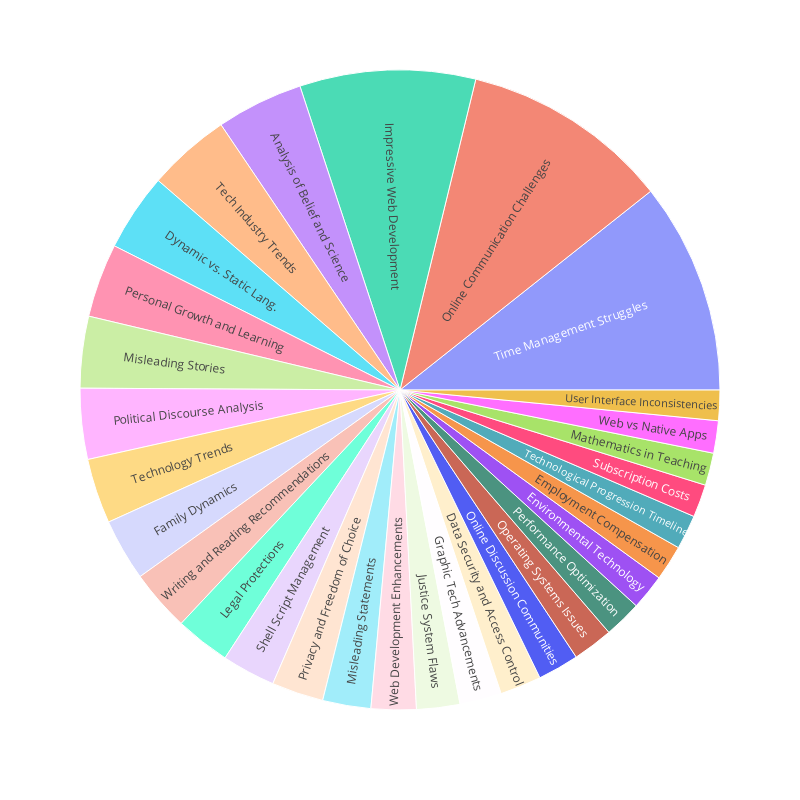

The code cell stored with this chart in its notebook:
### Markdown cell above
### Topics can allow you to explore the dataset without a query

### Code cell
res = get_docs(dict(query="")).json()
docs, topics, topic_groups = res["docs"], res["topics"], res["topic_groups"]
topic_df = pd.DataFrame(topics).dropna()
topic_df.head()
fig = px.sunburst(topic_df.iloc[:30], path=["short_title"], values="prevalence", hover_data=["one_sentence_summary", "topic_id"], )
fig.update_layout(width=800, height=800)
fig

### Figure 1 — Plotly figure (JSON) as saved in the notebook; plotly's stock layout.template omitted (floating-point values rounded to 4 significant figures)
{"data": [{"branchvalues": "total", "customdata": [["This theme explores the analysis of beliefs, scientific claims, and biases displayed in various situations.", 335], ["The theme discusses various aspects of data security, access control, user authentication, and credential management.", 273], ["Discussion comparing dynamically-typed scripting languages with statically-typed languages like Java and Rust, focusing on scalability, tools, and flexibility.", 123], ["This theme explores various aspects of employment compensation, including payouts, wages, taxes, job security, and the immigration process.", 509], ["The theme revolves around innovative approaches in environmental technology, including reactors, waste management, and energy production.", 23], ["The theme explores various aspects of family relationships, parenting, and social interactions within families and society.", 478], ["This theme explores various technological advancements in the field of graphics, including blitter capabilities, object scanning, computer vision, and image manipulation, as well as innovations in camera technology for improved visual experiences.", 22], ["The examples demonstrate admiration and excitement for various aspects of web development projects and technologies.", 238], ["The examples provided highlight flaws in the justice system, including issues with evidence, corruption, and accountability.", 290], ["The theme revolves around legal protection, enforcement, and violations in various contexts such as labor laws, cybersecurity regulations, and legislative processes.", 10], ["The importance of properly integrating mathematical theory into education, particularly in subjects like music, programming, and physics, is highlighted.", 480], ["This theme focuses on instances where statements could be considered misleading or misconstrued.", 82], ["The theme revolves around issues related to misleading news stories, political discussions, and reading offline content on various platforms.", 31], ["The examples highlight the complexities and challenges of online communication, including misunderstandings, financial issues, and user-hostile decisions.", 21], ["The theme revolves around interactions, submissions, and culture within online forums and communities.", 154], ["Issues related to operating systems, updates, and compatibility among different platforms are discussed.", 466], ["The theme focuses on identifying and addressing performance issues related to CPU, disk, memory, and other hardware components in order to optimize system efficiency and speed.", 372], ["The theme explores personal growth, learning new skills, self-awareness, habits, and seeking enjoyment in various aspects of life.", 289], ["This theme explores political discourse and perspectives on democracy, political leaders, and societies across different countries.", 139], ["The theme explores the concepts of privacy, freedom of choice, and challenging conventional ideas.", 348], ["The theme revolves around managing and executing shell scripts efficiently, emphasizing the importance of secure and standardized practices.", 92], ["The theme discusses the impact of pricing, revenue, and charges related to subscription services or purchases.", 394], ["The tech industry is experiencing a shift in talent, a focus on efficiency and profitability, growth through acquisitions, and potential changes to antitrust laws.", 393], ["The examples provided showcase the advancements in technology over the past decade, highlighting how easier access to resources has accelerated innovation and development.", 412], ["The theme revolves around various technological trends, updates, and challenges experienced in different years.", 192], ["The theme explores various struggles and frustrations related to time management, such as waiting for technology, work responsibilities expanding, health issues impacting daily routines, and the challenges of balancing work, personal life, and health.", 328], ["The theme explores various frustrations and suggestions related to user interface inconsistencies in web browsers and applications.", 428], ["The theme explores various enhancements and optimizations related to web development, such as rendering improvements, text formatting, order and timing of script execution, and appending extra sections to files.", 50], ["The debate between web-based and native applications, discussing issues such as performance, user experience, proprietary apps, and user privacy.", 451], ["This theme explores recommendations for reading a variety of genres, from textbooks to fiction, along with a discussion on writing with soul and the role of general-audience books in communicating complex topics.", 362]], "domain": {"x": [0, 1], "y": [0, 1]}, "hovertemplate": "labels=%{label}<br>prevalence=%{value}<br>parent=%{parent}<br>id=%{id}<br>one_sentence_summary=%{customdata[0]}<br>topic_id=%{customdata[1]}<extra></extra>", "ids": ["Analysis of Belief and Science", "Data Security and Access Control", "Dynamic vs. Static Lang.", "Employment Compensation", "Environmental Technology", "Family Dynamics", "Graphic Tech Advancements", "Impressive Web Development", "Justice System Flaws", "Legal Protections", "Mathematics in Teaching", "Misleading Statements", "Misleading Stories", "Online Communication Challenges", "Online Discussion Communities", "Operating Systems Issues", "Performance Optimization", "Personal Growth and Learning", "Political Discourse Analysis", "Privacy and Freedom of Choice", "Shell Script Management", "Subscription Costs", "Tech Industry Trends", "Technological Progression Timeline", "Technology Trends", "Time Management Struggles", "User Interface Inconsistencies", "Web Development Enhancements", "Web vs Native Apps", "Writing and Reading Recommendations"], "labels": ["Analysis of Belief and Science", "Data Security and Access Control", "Dynamic vs. Static Lang.", "Employment Compensation", "Environmental Technology", "Family Dynamics", "Graphic Tech Advancements", "Impressive Web Development", "Justice System Flaws", "Legal Protections", "Mathematics in Teaching", "Misleading Statements", "Misleading Stories", "Online Communication Challenges", "Online Discussion Communities", "Operating Systems Issues", "Performance Optimization", "Personal Growth and Learning", "Political Discourse Analysis", "Privacy and Freedom of Choice", "Shell Script Management", "Subscription Costs", "Tech Industry Trends", "Technological Progression Timeline", "Technology Trends", "Time Management Struggles", "User Interface Inconsistencies", "Web Development Enhancements", "Web vs Native Apps", "Writing and Reading Recommendations"], "name": "", "parents": ["", "", "", "", "", "", "", "", "", "", "", "", "", "", "", "", "", "", "", "", "", "", "", "", "", "", "", "", "", ""], "type": "sunburst", "values": [0.02323, 0.01104, 0.02078, 0.009467, 0.009491, 0.01662, 0.01118, 0.04698, 0.01157, 0.01472, 0.008678, 0.01289, 0.01915, 0.05572, 0.01102, 0.0108, 0.01006, 0.01976, 0.01894, 0.01386, 0.0143, 0.00878, 0.02218, 0.009171, 0.01739, 0.0565, 0.008127, 0.01204, 0.008655, 0.01643]}], "layout": {"height": 800, "legend": {"tracegroupgap": 0}, "margin": {"t": 60}, "width": 800}}
